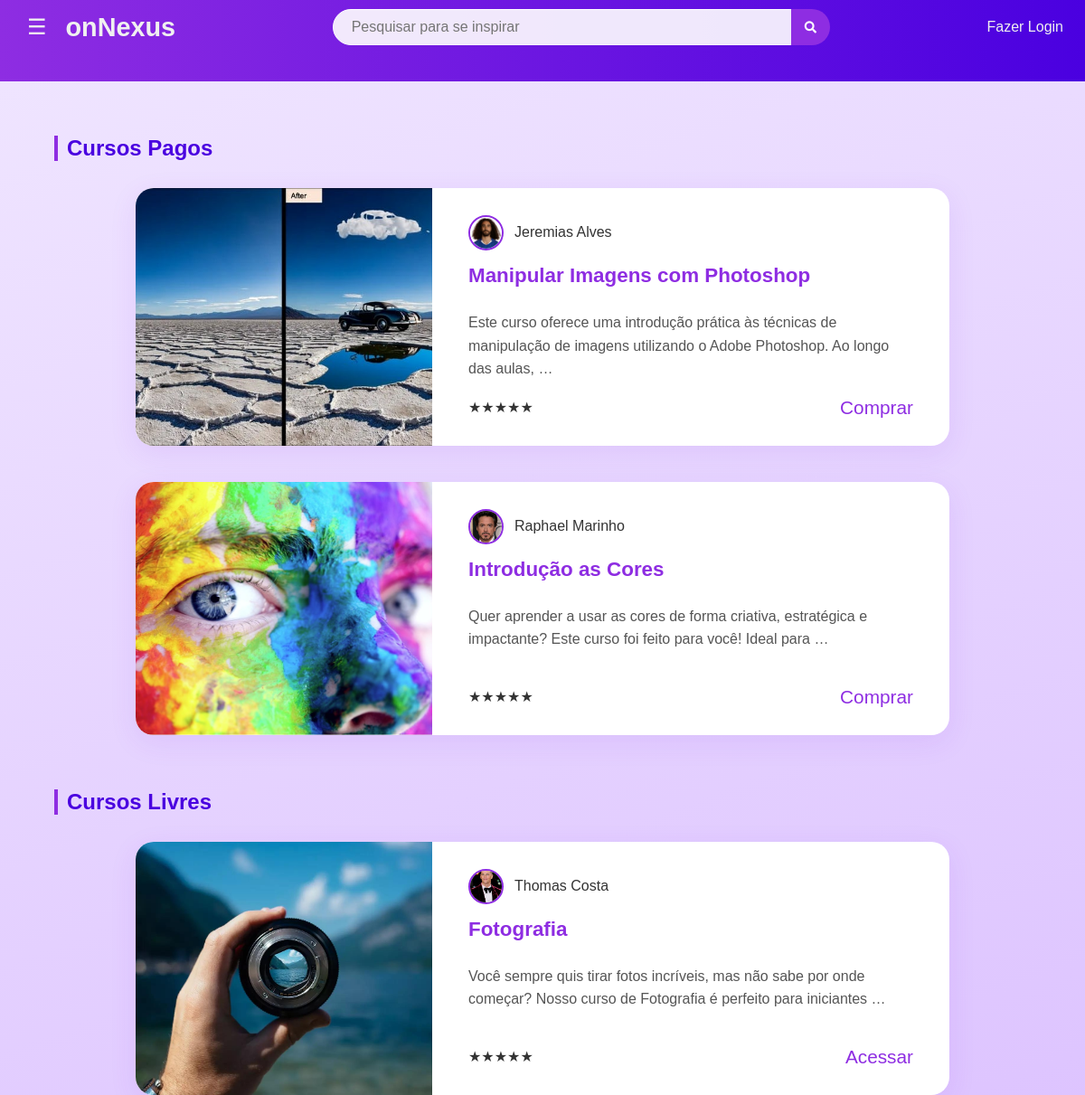
The app's page /cursos/ (upper part), older data.
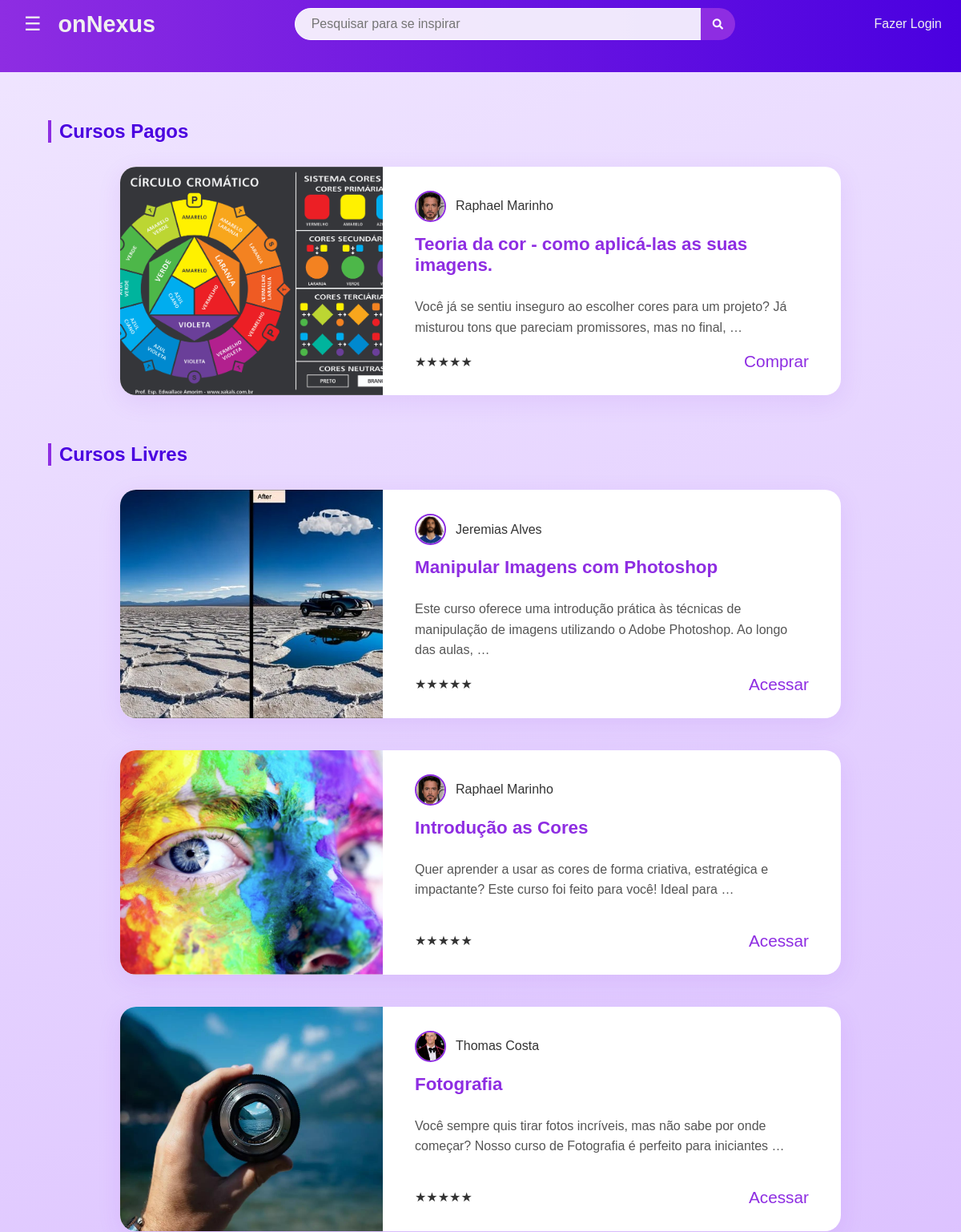
The same page, newer data.
### courses/models.py (models this page shows, shortened)
class Course(models.Model):
    title = models.CharField(max_length=200)
    subtitle = models.CharField(max_length=200, blank=True, null=True)
    description = models.TextField()
    what_you_will_learn = models.TextField(blank=True, null=True)
    course_format = models.CharField(max_length=100, blank=True, null=True)
    level = models.CharField(max_length=100, blank=True, null=True)
    prerequisites = models.TextField(blank=True, null=True)
    video_thumbnail = models.ImageField(upload_to='thumbnails/')
    instructor = models.ForeignKey(Instructor, on_delete=models.CASCADE, related_name='courses')
    is_buyable = models.BooleanField(default=True)

class Instructor(models.Model):
    name = models.CharField(max_length=100)
    profile_picture = models.ImageField(upload_to='instructors/')
    bio = models.TextField(blank=True, null=True)

### courses/views.py (the view)
# urls.py: path('', views.course_list, name='course_list'),
def course_list(request):
    paid_courses = Course.objects.filter(is_buyable=True).select_related('instructor')
    free_courses = Course.objects.filter(is_buyable=False).select_related('instructor')
    context = {
        'paid_courses': paid_courses,
        'free_courses': free_courses,
    }
    return render(request, 'courses/course_list.html', context)

### templates/courses/course_list.html (shortened to what this page needs)
{% extends 'base.html' %} {% block content %}
<div class="courses-area">
  <h2 class="area-title">Cursos Pagos</h2>
  <div class="courses-list">
    {% for course in paid_courses %}
    <div class="course-card">
      <div class="course-thumb">
          {% if course.video_thumbnail %}
          <img
            src="{{ course.video_thumbnail.url }}"
            alt="Thumbnail do curso"
          />
          {% else %}
          <div class="thumb-placeholder">img</div>
          {% endif %}
      </div>
      <div class="course-info">
        <div class="instructor-info">
          {% if course.instructor.profile_picture %}
          <img
            class="instructor-avatar"
            src="{{ course.instructor.profile_picture.url }}"
            alt="{{ course.instructor.name }}"
          />
          {% endif %}
          <span>{{ course.instructor.name }}</span>
        </div>
          <h3>{{ course.title }}</h3>
        <p>{{ course.description|truncatewords:20 }}</p>
        <div class="course-meta">
          <div class="course-rating">
            <span>★★★★★</span>
          </div>
          <div class="course-actions">
            {% if user.is_authenticated %}
            <a
              href="{% url 'payments:payment_page' course.id %}"
              class="buy-button"
              >Comprar</a
            >
            {% else %}
            <a href="{% url 'users:login' %}" class="buy-button">Comprar</a>
            {% endif %}
          </div>
        </div>
      </div>
    </div>
    {% empty %}
    <p>Nenhum curso pago cadastrado.</p>
    {% endfor %}
  </div>
  <h2 class="area-title" style="margin-top: 60px">Cursos Livres</h2>
  <div class="courses-list">
    {% for course in free_courses %}
    <div class="course-card">
      <div class="course-thumb">
          {% if course.video_thumbnail %}
          <img
            src="{{ course.video_thumbnail.url }}"
            alt="Thumbnail do curso"
          />
          {% else %}
          <div class="thumb-placeholder">img</div>
          {% endif %}
      </div>
      <div class="course-info">
        <div class="instructor-info">
          {% if course.instructor.profile_picture %}
          <img
            class="instructor-avatar"
            src="{{ course.instructor.profile_picture.url }}"
            alt="{{ course.instructor.name }}"
          />
          {% endif %}
          <span>{{ course.instructor.name }}</span>
        </div>
          <h3>{{ course.title }}</h3>
        <p>{{ course.description|truncatewords:20 }}</p>
        <div class="course-meta">
          <div class="course-rating">
            <span>★★★★★</span>
          </div>
          <div class="course-actions">
            {% if user.is_authenticated %}
            <a
              href="{% url 'courses:course_detail' course.pk %}"
              class="buy-button"
              >Acessar</a
            >
            {% else %}
            <a href="{% url 'users:login' %}" class="buy-button">Acessar</a>
            {% endif %}
          </div>
        </div>
      </div>
    </div>
    {% empty %}
    <p>Nenhum curso livre cadastrado.</p>
    {% endfor %}
  </div>
</div>
{% endblock %}

Row changes from the older to the newer data that the page shows:
added Course: video_thumbnail (picture), instructor.profile_picture (picture), instructor.name "Raphael Marinho", title "Teoria da cor - como aplicá-las as suas imagens.", description "Você já se sentiu inseguro ao escolher cores para um projeto? Já misturou tons que pareciam promissores, mas no final, …", shown under "Cursos Pagos"
changed Course "Manipular Imagens com Photoshop": moves from the list under "Cursos Pagos" to the list under "Cursos Livres"
changed Course "Introdução as Cores": moves from the list under "Cursos Pagos" to the list under "Cursos Livres"
